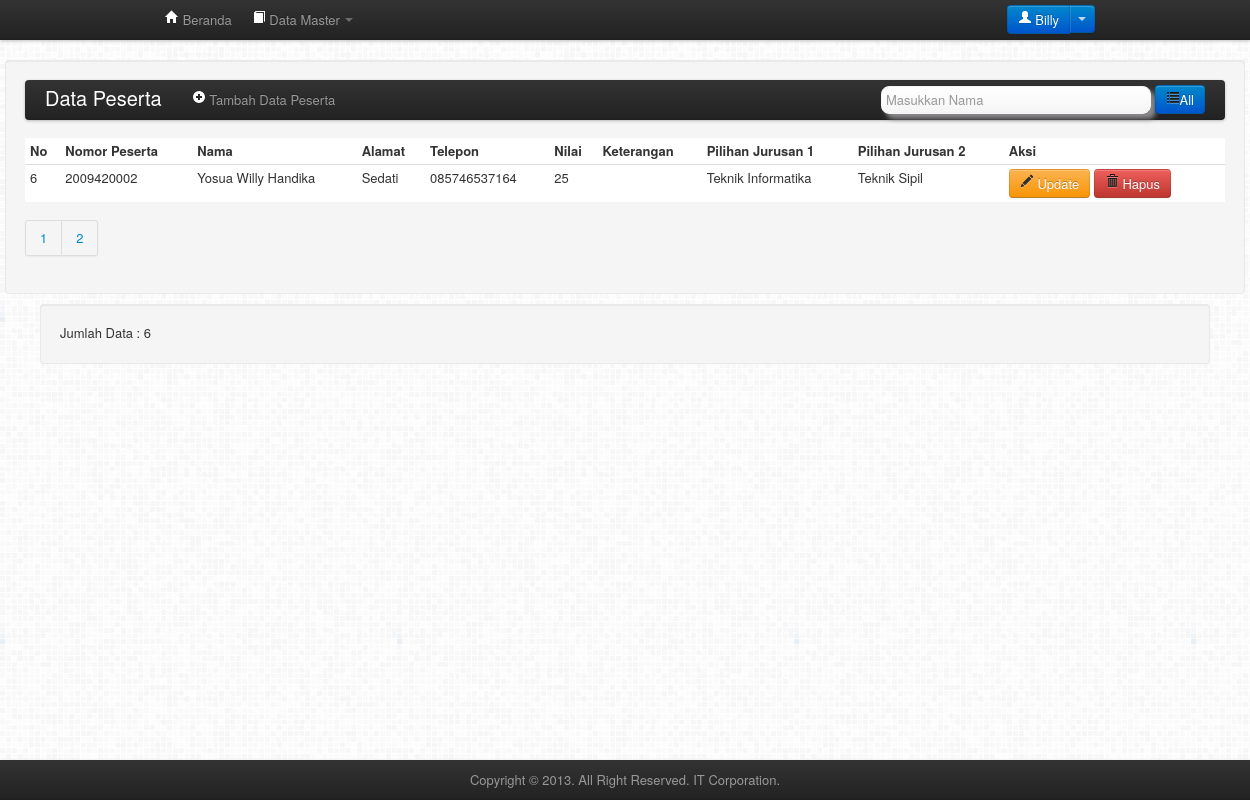
Page /admin/MenuUtama.php?master=peserta&halaman=2 (signed in) on the committed database.
### tables this page shows
CREATE TABLE `peserta` (
  `no_peserta` varchar(10) NOT NULL,
  `nama` varchar(50) NOT NULL,
  `alamat` text,
  `telepon` varchar(20) default NULL,
  `nilai` int(11) default NULL,
  `keterangan` text,
  PRIMARY KEY  (`no_peserta`)
);

### admin/peserta/index.php (the view, shortened to what this page needs)
<div class="well" style="width: 1200px; margin:10px auto;">
    <div class="navbar">
        <div class="navbar-inner">
            <div class="container">
                <a class="brand" href="#">Data Peserta</a>
                <div class="nav-collapse">
                    <ul class="nav">
                        <li>
                            <a href="form_tambah.php" class="small-box" onclick="return tambah();">
                                <i class="icon-plus-sign icon-white"></i> Tambah Data Peserta
                            </a>
                        </li>
                    </ul>
                </div>
                <form name="user_form_search" action="" method="post" class="form-search">
                    <div class="navbar-form pull-right">
                        <input type="text" class="span3" name="nama" placeholder="Masukkan Nama" value="<?php if(isset($_POST['nama'])) echo $_POST['nama'];?>"/>
                        <a href='' class="btn btn-primary" ><i class='icon-list'></i>All</a>
                    </div>
                </form>
            </div>
        </div>
    </div>
    <table class="table table-hover table-condensed">
        <thead>
            <tr>
                <th>No</th>
                <th>Nomor Peserta</th>
                <th>Nama</th>
                <th>Alamat</th>
                <th>Telepon</th>
                <th>Nilai</th>
                <th>Keterangan</th>
                <th>Pilihan Jurusan 1</th>
                <th>Pilihan Jurusan 2</th>
                <th>Aksi</th>
            </tr>
        </thead>
        <tbody>
<?php
$batas=5;
$halaman=$_GET['halaman'];
$posisi=null;
if(empty($halaman)){
$posisi=0;
$halaman=1;
}else{
$posisi=($halaman-1)* $batas;
}
$query="SELECT no_peserta,nama,alamat,telepon,nilai,keterangan,fill_nilai,pilihan_jurusan1,pilihan_jurusan2 from
(
SELECT d0.* from
(
SELECT p.*,
(CASE
WHEN nilai=-1 THEN 'Belum Ujian'
ELSE nilai END) AS fill_nilai,j.nama_jurusan,
(select nama_jurusan from jurusan where id_jurusan = (select id_jurusan from pilihan_jurusan where no_peserta=p.no_peserta limit 0,1)) as pilihan_jurusan1,
(select nama_jurusan from jurusan where id_jurusan = (select id_jurusan from pilihan_jurusan where no_peserta=p.no_peserta limit 1,1)) as pilihan_jurusan2
FROM
peserta p,pilihan_jurusan pl,jurusan j WHERE
p.no_peserta=pl.no_peserta AND pl.id_jurusan=j.id_jurusan ORDER BY nama
) as d0
) as d1 group by no_peserta ORDER BY nama LIMIT $posisi,$batas";
$query_page="SELECT nama FROM peserta";
$result=mysql_query($query) or die(mysql_error());
$no=0;
while($rows=mysql_fetch_array($result)){
$no+=1;
?>
            <tr>
                <td><?php echo ($no+$posisi); ?></td>
		<td><?php echo $rows['no_peserta']; ?></td>
                <td><?php echo $rows['nama']; ?></td>
                <td><?php echo $rows['alamat']; ?></td>
                <td><?php echo $rows['telepon']; ?></td>
                <td><?php echo $rows['fill_nilai']; ?></td>
                <td><?php echo $rows['keterangan']; ?></td>
                <td><?php echo $rows['pilihan_jurusan1'] != NULL ? $rows['pilihan_jurusan1'] : '-'; ?></td>
                <td><?php echo $rows['pilihan_jurusan2'] != NULL ? $rows['pilihan_jurusan2'] : '-'; ?></td>
		<td align="center">
                    <a href="from_update.php?id_admin=<?php echo $rows['id_admin']; ?>" class="btn btn-warning"
                       onclick="return ubahData(<?php echo "'{$rows['no_peserta']}','{$rows['nama']}','{$rows['alamat']}','{$rows['telepon']}','{$rows['keterangan']}','{$rows['pilihan_jurusan1']}','{$rows['pilihan_jurusan2']}'"; ?>);">
                        <i class="icon-pencil"></i> Update
                    </a>
                    <a href="delete.php?id_admin=<?php echo $rows['id_admin']; ?>"
                       onclick="return deleteData(<?php echo "'{$rows['no_peserta']}'"; ?>);" class="btn btn-danger">
                        <i class="icon-trash"></i> Hapus
                    </a>
                </td>
            </tr>
<?php
}
?>
        </tbody>
    </table>
<?php
$result_page = mysql_query($query_page);
$jmldata = mysql_num_rows($result_page);
$jmlhalaman = ceil($jmldata / $batas);
echo "<div class='pagination'><ul>";
for($i=1;$i<=$jmlhalaman;$i++)
    echo "<li> <a href='$_SERVER[PHP_SELF]?master=peserta&halaman=$i'>$i</a></li>";
echo "</div></ul>";
?>
</div>
<div class="container">
	<div class="well">
	<?php
	echo "Jumlah Data : $jmldata";
	?>
	</div>
</div>

### admin/inc/tampilan/head_menu_utama.php (style rules this page uses)
body { background-image: url('../bootstrap/img/grey.png'); }

### rows in the picture
peserta: posisi "6", no_peserta "2009420002", nama "Yosua Willy Handika", alamat "Sedati", telepon "085746537164", fill_nilai "25", pilihan_jurusan1 "Teknik Informatika", pilihan_jurusan2 "Teknik Sipil"

### other values in the picture
$_SESSION['username'] "Billy"
$jmldata "6"
